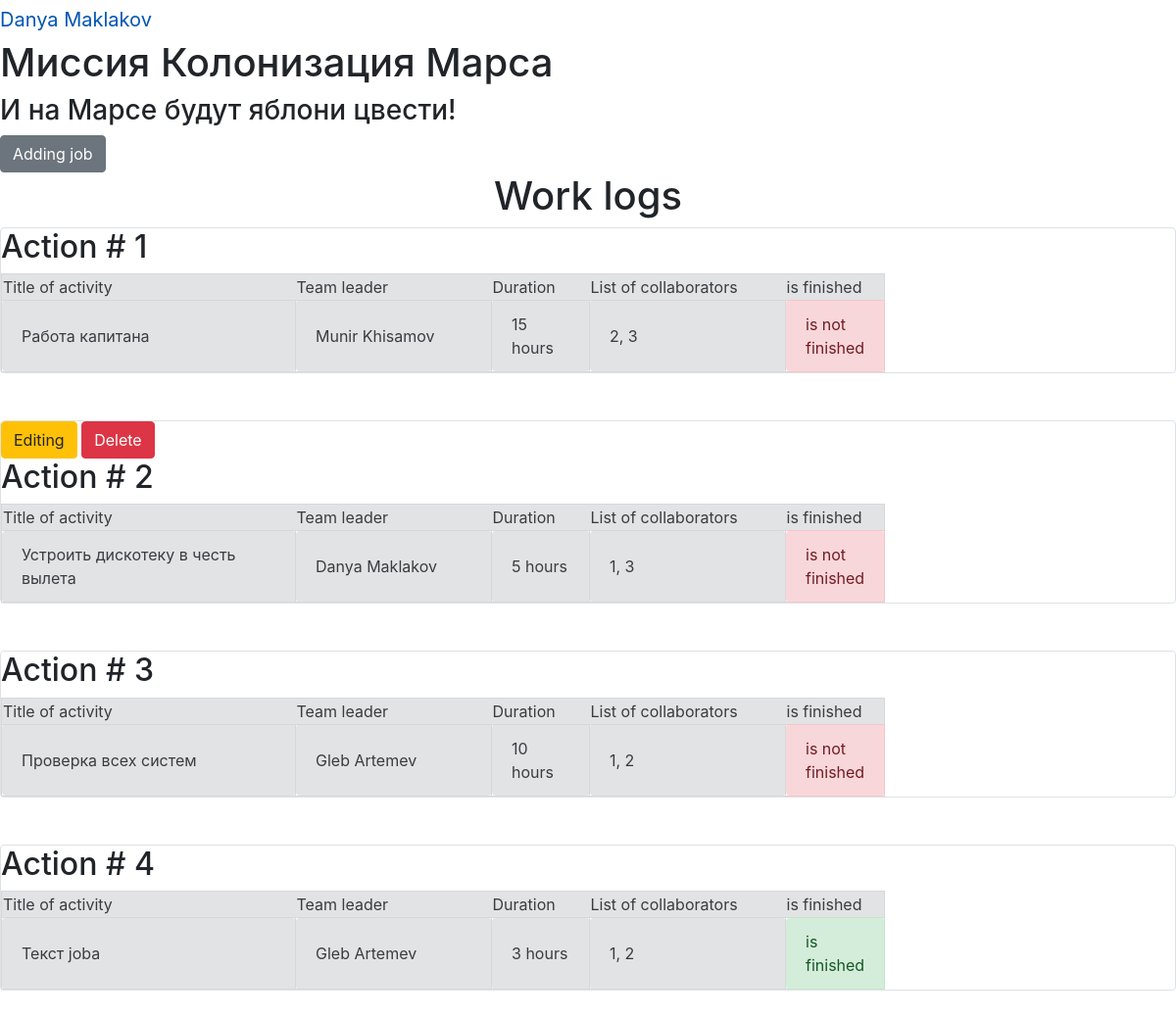
Screenshot of /jobs_list (signed in) with the database file from the repository.
### data/users.py (models this page shows, shortened)
class User(SqlAlchemyBase, UserMixin, SerializerMixin):
    __tablename__ = 'users'
    id = sqlalchemy.Column(sqlalchemy.Integer,
                           primary_key=True, autoincrement=True)
    surname = sqlalchemy.Column(sqlalchemy.String, nullable=True)
    name = sqlalchemy.Column(sqlalchemy.String, nullable=True)
    age = sqlalchemy.Column(sqlalchemy.Integer, nullable=True)
    position = sqlalchemy.Column(sqlalchemy.String, nullable=True)
    speciality = sqlalchemy.Column(sqlalchemy.String, nullable=True)
    address = sqlalchemy.Column(sqlalchemy.String, nullable=True)
    email = sqlalchemy.Column(sqlalchemy.String,
                              index=True, unique=True, nullable=True)
    jobs = orm.relation('Jobs')
    hashed_password = sqlalchemy.Column(sqlalchemy.String, nullable=True)
    modified_date = sqlalchemy.Column(sqlalchemy.DateTime,
                                      default=datetime.datetime.now)

### data/jobs.py (models this page shows, shortened)
class Jobs(SqlAlchemyBase, UserMixin, SerializerMixin):
    __tablename__ = 'jobs'
    id = sqlalchemy.Column(sqlalchemy.Integer,
                           primary_key=True, autoincrement=True)
    team_leader = sqlalchemy.Column(sqlalchemy.Integer,
                                    sqlalchemy.ForeignKey("users.id"))
    job = sqlalchemy.Column(sqlalchemy.String, nullable=True)
    work_size = sqlalchemy.Column(sqlalchemy.Integer, nullable=True)
    collaborators = sqlalchemy.Column(sqlalchemy.String, nullable=True)
    start_date = sqlalchemy.Column(sqlalchemy.DateTime, default=datetime.datetime.now)
    end_date = sqlalchemy.Column(sqlalchemy.DateTime)
    is_finished = sqlalchemy.Column(sqlalchemy.Boolean)
    user = orm.relation('User')

### main.py (the view)
@app.route('/')
@app.route('/jobs_list')
def jobs_list():
    session = db_session.create_session()
    jobs = session.query(Jobs).all()
    return render_template("index.html", jobs=jobs)

### data/db_session.py (called while the page is built)
def create_session() -> Session:
    global __factory
    return __factory()

### main.py (called while the page is built)
@login_manager.user_loader
def load_user(user_id):
    session = db_session.create_session()
    return session.query(User).get(user_id)

### templates/index.html
{% extends "base.html" %}
{% block content %}
{% if current_user.is_authenticated %}
    <a href="jobs" class="btn btn-secondary">Adding job</a>
{% endif %}
<h1 align="center">Work logs</h1>
{% for item in jobs%}
<div class="col-md6 border rounded">
    {% if current_user.is_authenticated and (current_user == item.user or current_user.id == 1) %}
    <div>
        <a href="/jobs/{{ item.id }}" class="btn btn-warning">Editing</a>
        <a href="/jobs_delete/{{ item.id }}" class="btn btn-danger">Delete</a>
    </div>
    {% endif %}
    <h2>Action # {{item.id}}</h2>
    <table>
        <tr class="alert alert-secondary" role="alert">
            <td width="300">Title of activity</td>
            <td width="200">Team leader</td>
            <td width="100">Duration</td>
            <td width="200">List of collaborators</td>
            <td width="100">is finished</td>
        </tr>
        <tr>
            <td class="alert alert-secondary" role="alert" width="300">{{ item.job }}</td>
            <td class="alert alert-secondary" role="alert" width="200">{{ item.user.name }} {{ item.user.surname }}</td>
            <td class="alert alert-secondary" role="alert" width="100">{{ item.work_size }} hours</td>
            <td class="alert alert-secondary" role="alert" width="200">{{ item.collaborators }}</td>
            {% if item.is_finished %}
            <td class="alert alert-success" role="alert" width="100">is finished</td>
            {% else %}
            <td class="alert alert-danger" role="alert" width="100">is not finished</td>
            {% endif %}
        </tr>
    </table>
</div>
<br>
<br>
{% endfor %}
{% endblock %}

### templates/base.html (shortened to what this page needs)
<!DOCTYPE html>
<html lang="en">
<head>
    <link rel="stylesheet" href="static/css/style_new_2.css" />
    <link rel="stylesheet"
        href="https://stackpath.bootstrapcdn.com/bootstrap/4.4.1/css/bootstrap.min.css"
>
</head>
<body>
    {% if current_user.is_authenticated %}
        <a class="navbar-brand" href="/logout">{{ current_user.name }} {{ current_user.surname }}</a>
    {% else %}
        <p>
            <a class="btn btn-primary " href="/register">Зарегистрироваться</a>
            <a class="btn btn-success" href="/login">Войти</a>
        </p>
    {% endif %}
    <h1>Миссия Колонизация Марса</h1>
    <h3>И на Марсе будут яблони цвести!</h3>
    {% block content %}
    {% endblock %}
</body>
</html>

### rows the page displays
User: name "Danya", surname "Maklakov"
Jobs: id "1", job "Работа капитана", user.name "Munir", user.surname "Khisamov", work_size "15", collaborators "2, 3", is_finished "is not finished"
Jobs: id "2", job "Устроить дискотеку в честь вылета", user.name "Danya", user.surname "Maklakov", work_size "5", collaborators "1, 3", is_finished "is not finished"
Jobs: id "3", job "Проверка всех систем", user.name "Gleb", user.surname "Artemev", work_size "10", collaborators "1, 2", is_finished "is not finished"
Jobs: id "4", job "Текст joba", user.name "Gleb", user.surname "Artemev", work_size "3", collaborators "1, 2", is_finished "is finished"
